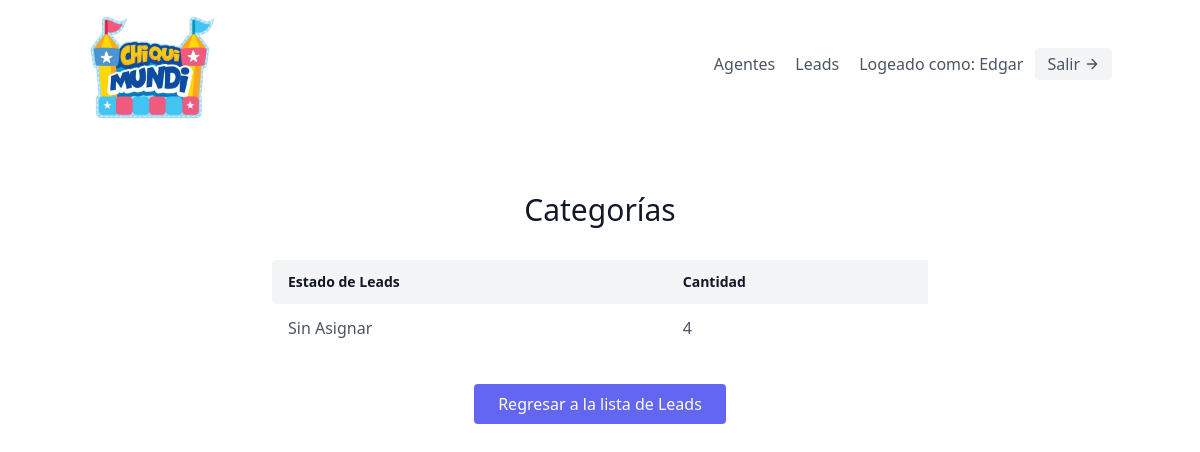
Page /leads/categories/ (signed in) on the earlier database version.
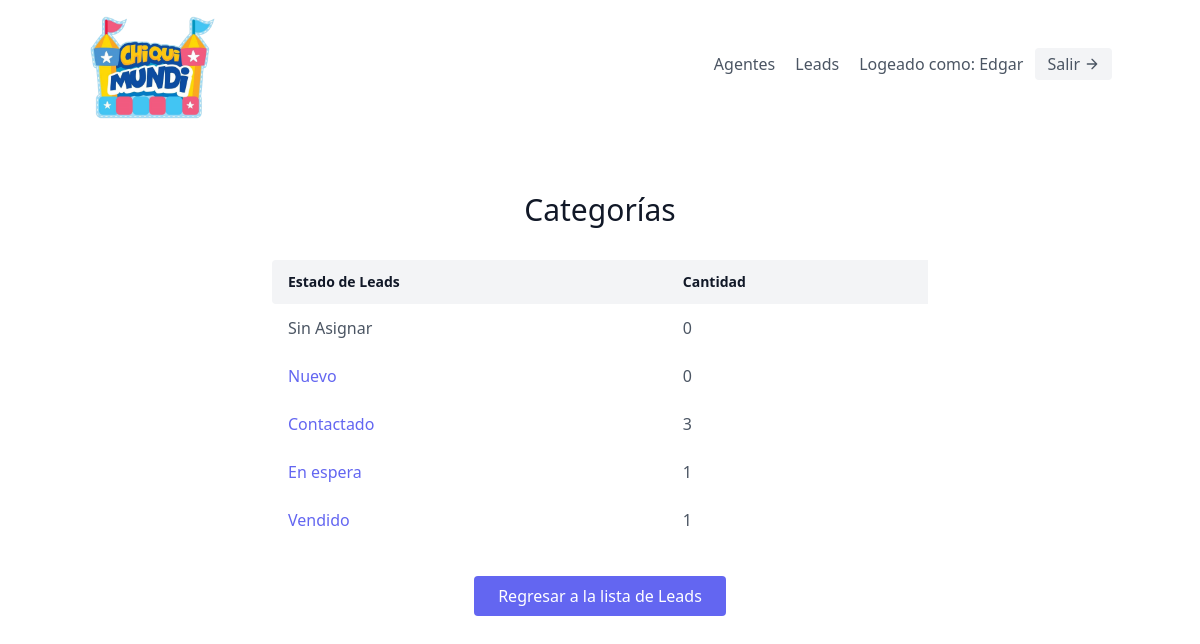
Same page on the later database version.
### leads/models.py (models this page shows, shortened)
class User(AbstractUser):
    is_organisor = models.BooleanField(default=True)
    is_agent = models.BooleanField(default=False)

class Category(models.Model):       #Nuevo, Contactado, En espera, Vendido
    name = models.CharField(max_length=30)
    organisation = models.ForeignKey(UserProfile, on_delete=models.CASCADE)

### leads/views.py (the view)
# urls.py: path('categories/', CategoryListView.as_view(), name='category-list'),
class CategoryListView(LoginRequiredMixin, generic.ListView):
    template_name = "leads/category_list.html"
    context_object_name = "category_list"
    def get_context_data(self, **kwargs):
        context = super(CategoryListView, self).get_context_data(**kwargs)
        user = self.request.user
        if user.is_organisor:
            leads_queryset = Lead.objects.filter(
                organisation=user.userprofile,
            )
        else:
            leads_queryset = Lead.objects.filter(
                organisation=user.agent.organisation,
            )
        categories_with_lead_counts = []
        for category in self.get_queryset():
            lead_count = leads_queryset.filter(category=category).count()
            categories_with_lead_counts.append({
                "category": category,
                "lead_count": lead_count
            })
        context.update({
            "unassigned_lead_count": leads_queryset.filter(category__isnull=True).count(),
            "categories_with_lead_counts": categories_with_lead_counts
        })
        return context
    def get_queryset(self):
        user = self.request.user
        if user.is_organisor:
            queryset = Category.objects.filter(
                organisation=user.userprofile,
            )
        else:
            leads_queryset = Lead.objects.filter(
                organisation=user.agent.organisation,
            )
            leads_queryset = leads_queryset.filter(agent__user=user)
            queryset = Category.objects.filter(leads__in=leads_queryset).distinct()
        return queryset

### leads/templates/leads/category_list.html
{% extends "base.html" %}
{% block content %}
<section class="text-gray-600 body-font">
  <div class="container px-5 py-16 mx-auto">
    <div class="text-center mb-8">
      <h1 class="text-3xl font-medium text-gray-900">Categorías</h1>
    </div>
    <div class="lg:w-2/3 w-full mx-auto overflow-x-auto">
      <table class="w-full text-left whitespace-no-wrap">
        <thead>
          <tr>
            <th class="px-4 py-3 text-gray-900 text-sm bg-gray-100 rounded-tl rounded-bl">Estado de Leads</th>
            <th class="px-4 py-3 text-gray-900 text-sm bg-gray-100">Cantidad</th>
          </tr>
        </thead>
        <tbody>
            <tr>
                <td class="px-4 py-3">Sin Asignar</td>
                <td class="px-4 py-3">{{ unassigned_lead_count }}</td>
            </tr>
            {% for category_with_lead_count in categories_with_lead_counts %}
            <tr>
                <td class="px-4 py-3">
                    <a href="{% url 'leads:category-detail' category_with_lead_count.category.pk %}" class="text-indigo-500 hover:underline">
                        {{ category_with_lead_count.category.name }}
                    </a>
                </td>
                <td class="px-4 py-3">{{ category_with_lead_count.lead_count }}</td>
            </tr>
            {% endfor %}
        </tbody>
      </table>
    </div>
    <div class="flex justify-center mt-8">
            <a href="{% url 'leads:list'%}"
              class="inline-flex text-white bg-indigo-500 border-0 py-2 px-6 focus:outline-none hover:bg-indigo-600 rounded md:mb-0 mb-2">Regresar
              a la lista de Leads</a>
    </div>
  </div>
</section>
{% endblock content %}

### templates/base.html (shortened to what this page needs)
{% load static %}
<!DOCTYPE html>
<html lang="en">
<head>
    <link href="{% static 'css/styles.css' %}" rel="stylesheet">
    <link href="https://unpkg.com/tailwindcss@^2/dist/tailwind.min.css" rel="stylesheet">
</head>
<body>
    <div class="max-w-7xl mx-auto">
        {% include "navbar.html" %}
        {% block content %}
        {% endblock content %}
    </div>
</body>
</html>

### templates/navbar.html (shortened to what this page needs)
{% if request.user.is_authenticated %}
<header class="text-gray-600 body-font">
    <div class="container mx-auto flex flex-wrap flex-col md:flex-row items-center">
      <a href="{% url 'home' %}" class="flex title-font font-medium items-center text-gray-900 mb-4 md:mb-0">
        <img class="w-32 h-32" src="/static/images/chiquimundi.png" alt="Logo Chiquimundi">
      </a>
      <nav class="md:ml-auto flex flex-wrap items-center text-base justify-center">
      {% if not request.user.is_authenticated %}
        <a href="{% url 'signup' %}" class="mr-5 hover:text-gray-900">Registrar nuevo Usuario</a>
      {% else %}
        {% if request.user.is_organisor %}
        <a href="{% url 'agents:agent-list' %}" class="mr-5 hover:text-gray-900">Agentes</a>
        {% endif %}
        <a href="{% url 'leads:list' %}" class="mr-5 hover:text-gray-900">Leads</a>
      {% endif %}
      </nav>
      {% if request.user.is_authenticated %}
        Logeado como: {{ request.user.username }}
        <a href="{% url 'logout' %}" class="ml-3 inline-flex items-center bg-gray-100 border-0 py-1 px-3 focus:outline-none hover:bg-gray-200 rounded text-base mt-4 md:mt-0">Salir
          <svg fill="none" stroke="currentColor" stroke-linecap="round" stroke-linejoin="round" stroke-width="2" class="w-4 h-4 ml-1" viewBox="0 0 24 24">
            <path d="M5 12h14M12 5l7 7-7 7"></path>
          </svg>
        </a>
      {% endif %}
    </div>
  </header>
  {% endif %}

Differences in the rows shown:
added Category: category.name "Nuevo", lead_count "0"
added Category: category.name "Contactado", lead_count "3"
added Category: category.name "En espera", lead_count "1"
added Category: category.name "Vendido", lead_count "1"
Other differences:
{{ unassigned_lead_count }}: "4" → "0"
